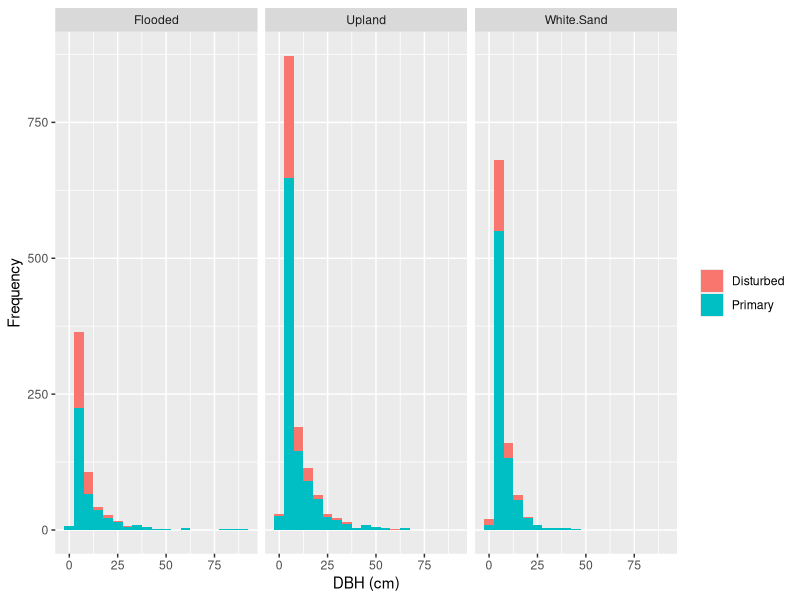
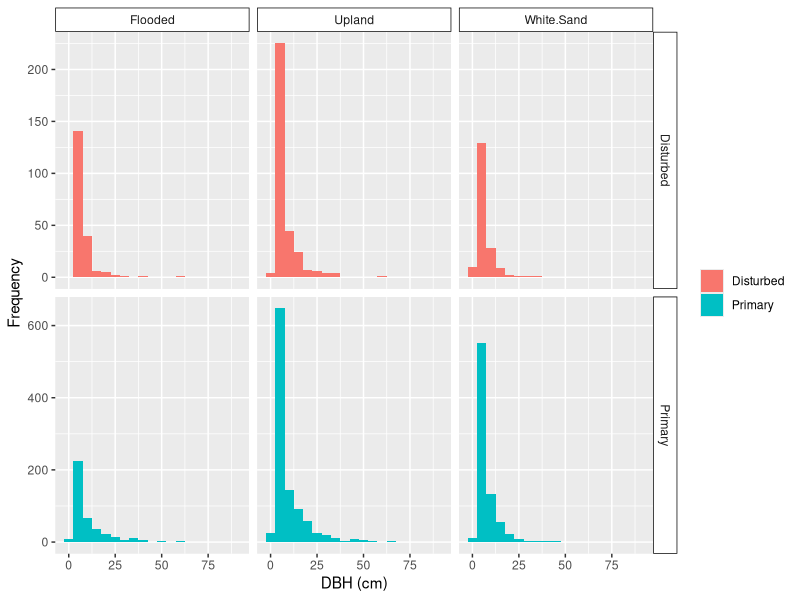

Reproduce these figures in R, in order.
##Input and Tidy Data

library(tidyverse)
setwd("~/R/Peru_trees")

#USE THIS ONE - ALL CLEAN AND CORRECT - added 'class' column and omitted Transects EVR6 and EVR5
trees <- read.table(file = "treeswclass.csv", sep = ",", header = T)



summary(trees)
str(trees)




#####Summary Stats DBH and Height by Site  - Nice Table******
library(psych)
stats <- describeBy(DBH + Height ~ hab + dis, data = trees)
stats #cannot change to a data frame or tibble


#HABITAT

#Upland - 320 + 1047 = 1367 stems
#Flooded - 197+402 = 599
#White Sand - 181+791 = 972
1367+599+972
#Total: 2938 stems and 46 NAs (from DBH column) = 2984

# % Habitat Stems
1367/2984 * 100 #45.81% Upland - aka 46% of the trees surveyed were upland trees
599/2984 * 100 #20.07% Flooded
972/2984 * 100 # 32.57% White Sand
46/2984 * 100 #1.54% NA



#DISTURBANCE

#Disturbed = 197+320+181 = 698
#Primary = 402+1047+791 = 2240
698+2240
#Total: 2938 stems and 46 NAs

# % Disturbed and % Primary Stems
698/2984 *100 #23.39% Disturbed
2240/2984*100 #75.07% Primary
46/2984 #0.0154% NA

# % Class Stems (data from stats object)
197/2984 * 100 # 6.60% FD
320/2984 * 100 # 10.72% UD
181/2984 *100 # 6.07% WSD
402/2984 * 100 # 13.47% FP
1047/2984 *100 # 35.09% UP
791/2984 * 100 # 26.51% WSP
46/2984 * 100 #1.54 NA

#Descriptive Stats DBH and Height
summary(trees$DBH) #mean DBH 8.393cm
summary(trees$Height) #mean height 6.645cm

# Smallest and Largest DBH
which.min(trees$DBH)
trees[1835,] #Primary Upland, Transect DZ2, Vantanea guianensis, DBH = 2.1

which.max(trees$DBH)
trees[148,]
#Primary Flooded Transect JH-02, Sapium marmieri, DBH = 90


# Tallest and shortest Height
which.min(trees$Height)
trees[1569,] #Primary Flooded Transect AR1, Rudgea verticillata, Height = 1.5m

which.max(trees$Height)
trees[1530,] #Primary Flooded Transect AR1, Sommera sabiceoides, Height = 25m. 

#The tallest and shortest trees are in the same transect, and the largest DBH is in the same class type.


# HISTOGRAMS
library(ggplot2)

#Simplest Histogram
histdbhsimp <- ggplot(trees) +
  geom_histogram(aes(x = DBH, fill = dis), binwidth = 5) + 
  facet_wrap(~ hab, scales = "fixed") +
  theme(legend.title = element_blank()) +
  labs( x = "DBH (cm)", y = "Frequency")
histdbhsimp



# Histogram of DBH per Hab AND Dis
dbh_hab_dis <- ggplot(trees) +
  geom_histogram(aes(x = DBH, fill = dis), binwidth  = 5) + 
  facet_grid(dis ~ hab, scale = "free_y") +
  
  labs( x = "DBH (cm)", y = "Frequency") +
  
  theme(strip.background = element_rect(colour = "black", fill = "white")) + 
  theme(legend.title = element_blank())
print(dbh_hab_dis)